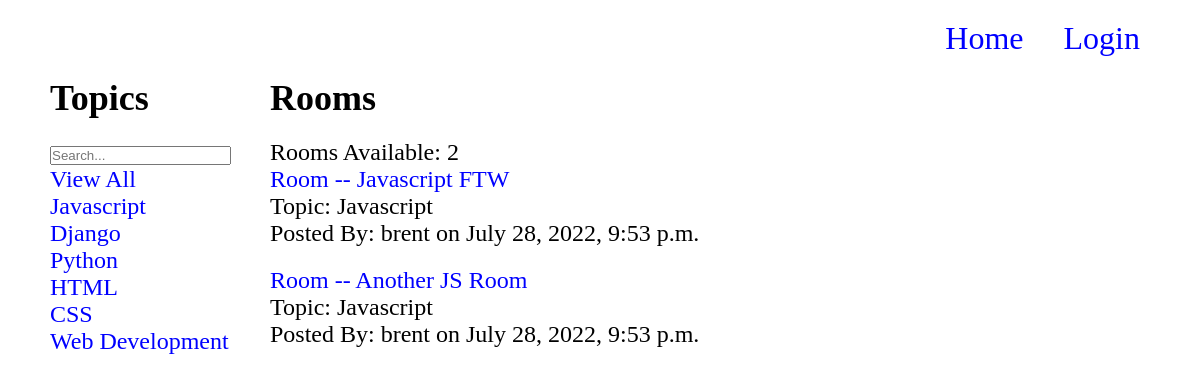
The page / on the database its author committed.
### base/models.py (models this page shows, shortened)
class Topic(models.Model):
  name = models.CharField(max_length=100)
  def __str__(self):
    return self.name

class Room(models.Model):
  name = models.CharField(max_length=100)
  host = models.ForeignKey(User, on_delete=models.CASCADE)
  topic = models.ForeignKey("Topic", related_name="rooms", on_delete=models.SET_NULL, null=True)
  participants = models.ManyToManyField(User, related_name="participants", blank=True)
  description = models.TextField(max_length=1000, null=True)
  created = models.DateTimeField(auto_now_add=True)
  updated = models.DateTimeField(auto_now=True)

### base/views.py (the view)
# urls.py: path('', views.view_home_page, name="home"),
def view_home_page(request):
  q = request.GET.get('q') if request.GET.get('q') != None else ''
  rooms = Room.objects.filter(Q(topic__name__icontains=q) | Q(description__icontains=q) | Q(name__icontains=q))
  num_rooms = rooms.count()
  topics = Topic.objects.all()
  context = {
    "rooms": rooms, "topics": topics, "num_rooms": num_rooms,
  }
  return render(request, 'base/home.html', context)

### base/templates/base/home.html (shortened to what this page needs)
{% extends 'main.html' %}
{% block content %}
<main>
  <div class="home-grid">
    <div>
      <h2 class="title">Topics</h2>
      <form method="GET" action="{% url 'home' %}">
        <input type="text" name="q" placeholder="Search...">
      </form>
      <ul>
        <li>
          <a href="{% url 'home' %}">View All</a>
        </li>
        {% for topic in topics %}
        <li>
          <a href="{% url 'home' %}?q={{topic.name}}">{{topic}}</a>
        </li>
        {% endfor %}
      </ul>
    </div>
    <div>
      <h2 class="title">Rooms</h2>
      <p>Rooms Available: {{num_rooms}}</p>
      <ul class="room-list">
        {% for room in rooms %}
        <li>
          <a href="{% url 'room' room.pk %}">Room -- {{room.name}}</a>
          <div>
            <p>Topic: {{ room.topic }}</p>
            <p>Posted By: {{room.host}} on {{room.created}}</p>
          </div>
        </li>
        {% endfor %}
      </ul>
    </div>
  </div>
</main>
{% endblock content %}

### base/static/css/app.css (style rules this page uses)
* { margin: 0; padding: 0; box-sizing: border-box; }
html { font-size: 62.5%; }
ul { list-style: none; }
a, a:visited { text-decoration: none; color: blue; }
main { margin: 0 5rem; font-size: 2.4rem; }
.home-grid { display: grid; grid-template-columns: 1fr 4fr; }
.title { margin-bottom: 2rem; }
.room-list { display: flex; flex-direction: column; gap: 2rem; }

### rows shown on the page
Topic: name "Javascript"
Topic: name "Django"
Topic: name "Python"
Topic: name "HTML"
Topic: name "CSS"
Topic: name "Web Development"
Room: name "Javascript FTW", topic "Javascript", host "brent", created "July 28, 2022, 9:53 p.m."
Room: name "Another JS Room", topic "Javascript", host "brent", created "July 28, 2022, 9:53 p.m."

### other values the page prints
{{ num_rooms }} "2"
